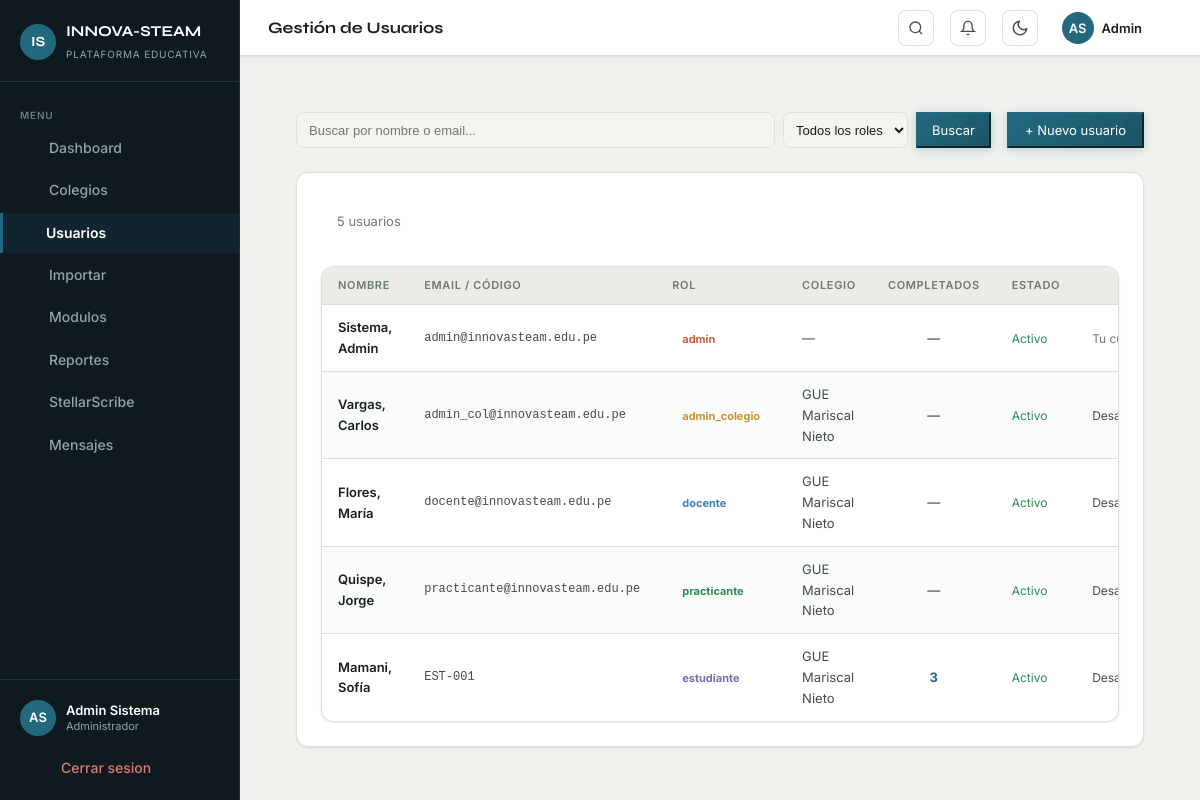
The app's page /admin/usuarios.php (signed in) with its own data.
### tables this page shows
CREATE TABLE usuarios (
  id              INT UNSIGNED AUTO_INCREMENT PRIMARY KEY,
  nombre          VARCHAR(100) NOT NULL,
  apellido        VARCHAR(100) NOT NULL,
  email           VARCHAR(180) UNIQUE,
  codigo_acceso   VARCHAR(30)  UNIQUE,
  password_hash   VARCHAR(255) NOT NULL,
  rol             ENUM('admin','admin_colegio','docente','practicante','estudiante') NOT NULL,
  colegio_id      INT UNSIGNED,
  universidad     VARCHAR(200),
  telefono_tutor  VARCHAR(30),
  activo          TINYINT(1)   NOT NULL DEFAULT 1,
  created_at      TIMESTAMP    NOT NULL DEFAULT CURRENT_TIMESTAMP,
  CONSTRAINT fk_usuarios_colegio FOREIGN KEY (colegio_id) REFERENCES colegios(id) ON DELETE SET NULL
);

CREATE TABLE colegios (
  id          INT UNSIGNED AUTO_INCREMENT PRIMARY KEY,
  nombre      VARCHAR(200)  NOT NULL,
  distrito    VARCHAR(100)  NOT NULL,
  ugel_codigo VARCHAR(30)   NOT NULL,
  director    VARCHAR(150),
  telefono    VARCHAR(30),
  activo      TINYINT(1)    NOT NULL DEFAULT 1,
  created_at  TIMESTAMP     NOT NULL DEFAULT CURRENT_TIMESTAMP
);

### includes/config.php (called while the page is built, shortened)
<?php
function currentUser(): array
{
    return $_SESSION['usuario'] ?? [];
}
function currentRole(): string
{
    return $_SESSION['rol'] ?? '';
}
function currentUserId(): int
{
    return (int)($_SESSION['user_id'] ?? 0);
}
function sanitize(string $val): string
{
    return htmlspecialchars(trim($val), ENT_QUOTES, 'UTF-8');
}

### admin/usuarios.php (the view, shortened to what this page needs)
<?php
require_once __DIR__ . '/../includes/config.php';
$pdo = getDB();
$q         = $_GET['q']   ?? '';
$page      = max(1, (int)($_GET['page'] ?? 1));
$perPage   = 50;
$offset    = ($page - 1) * $perPage;
$where  = '1=1';
$params = [];
$cntStmt = $pdo->prepare("SELECT COUNT(*) FROM usuarios u WHERE $where");
$cntStmt->execute($params);
$totalFiltered = (int)$cntStmt->fetchColumn();
$usuariosStmt = $pdo->prepare("
    SELECT u.*, col.nombre as colegio_nombre,
           (SELECT COUNT(*) FROM progreso_estudiante pe WHERE pe.estudiante_id=u.id AND pe.completado=1) as completados
    FROM usuarios u
    LEFT JOIN colegios col ON col.id=u.colegio_id
    WHERE $where
    ORDER BY u.rol, u.apellido, u.nombre
    LIMIT $perPage OFFSET $offset
");
$usuariosStmt->execute($params);
$usuarios = $usuariosStmt->fetchAll();
$pageTitle = 'Gestión de Usuarios';
$activeNav = 'usuarios';
require_once __DIR__ . '/../includes/header.php';
?>
<div class="page-content">
  <div style="display:flex; gap:16px; margin-bottom:24px; flex-wrap:wrap;">
    <form method="GET" style="display:flex; gap:8px; flex:1; min-width:200px;">
      <input type="search" name="q" id="buscar-usuarios" value="<?= sanitize($q) ?>" placeholder="Buscar por nombre o email..."
        style="flex:1; background:var(--bg-elevated); border:1px solid var(--bg-border); color:var(--text-primary); border-radius:8px; padding:8px 12px; font-size:13px;">
      <select id="filtro-rol" name="rol" style="background:var(--bg-elevated); border:1px solid var(--bg-border); color:var(--text-primary); border-radius:8px; padding:8px; font-size:13px;">
        <option value="">Todos los roles</option>
      </select>
      <button type="submit" class="btn-primary" style="padding:8px 14px; font-size:13px;">Buscar</button>
    </form>
    <button onclick="document.getElementById('modal-crear').style.display='flex'" class="btn-primary" style="padding:8px 16px; font-size:13px;">
      + Nuevo usuario
    </button>
  </div>
  <div class="card">
    <div class="card-header" style="padding:14px 16px">
      <span style="font-size:13px;color:var(--text-muted)">
        <?= number_format($totalFiltered) ?> usuarios
      </span>
    </div>
    <div class="table-wrapper">
      <table>
        <thead>
          <tr>
            <th>Nombre</th>
            <th>Email / Código</th>
            <th>Rol</th>
            <th>Colegio</th>
            <th style="text-align:center">Completados</th>
            <th>Estado</th>
            <th></th>
          </tr>
        </thead>
        <tbody>
          <?php
          $rColors = ['admin'=>'var(--coral)','admin_colegio'=>'var(--gold)','docente'=>'var(--blue)','practicante'=>'var(--green)','estudiante'=>'var(--purple)','apoderado'=>'var(--teal)'];
          foreach ($usuarios as $u):
          ?>
          <tr style="opacity:<?= $u['activo']?1:0.5 ?>">
            <td style="font-weight:600"><?= sanitize($u['apellido'].', '.$u['nombre']) ?></td>
            <td style="font-size:12px;color:var(--text-secondary);font-family:monospace">
              <?= sanitize($u['email'] ?? $u['codigo_acceso'] ?? '—') ?>
            </td>
            <td>
              <span style="background:<?= $rColors[$u['rol']] ?>22;color:<?= $rColors[$u['rol']] ?>;border:1px solid <?= $rColors[$u['rol']] ?>44;padding:2px 10px;border-radius:20px;font-size:11px;font-weight:700">
                <?= $u['rol'] ?>
              </span>
            </td>
            <td style="color:var(--text-secondary);font-size:13px"><?= sanitize($u['colegio_nombre'] ?? '—') ?></td>
            <td style="text-align:center;font-weight:700;color:<?= $u['rol']==='estudiante' ? 'var(--accent)' : 'var(--text-muted)' ?>">
              <?= $u['rol']==='estudiante' ? $u['completados'] : '—' ?>
            </td>
            <td><span style="color:<?= $u['activo']?'var(--success)':'var(--danger)' ?>;font-size:12px"><?= $u['activo']?'Activo':'Inactivo' ?></span></td>
            <td>
              <?php if ((int)$u['id'] === currentUserId()): ?>
                <span style="color:var(--text-muted);font-size:12px">Tu cuenta</span>
              <?php else: ?>
              <form method="POST" style="display:inline" data-no-loading
                    onsubmit="return confirm('¿Cambiar estado del usuario?')">
                <button type="submit"
                        style="background:none;border:none;padding:0;cursor:pointer;color:var(--text-secondary);font-size:12px;font-family:inherit">
                  <?= $u['activo'] ? 'Desactivar' : 'Activar' ?>
                </button>
              </form>
              <?php endif; ?>
            </td>
          </tr>
          <?php endforeach; ?>
        </tbody>
      </table>
    </div>
  </div>
</div>
<?php require_once __DIR__ . '/../includes/footer.php'; ?>

### includes/header.php (shortened to what this page needs)
<?php
$user     = currentUser();
$rol      = currentRole();
$initials = strtoupper(substr($user['nombre'] ?? 'U', 0, 1) . substr($user['apellido'] ?? '', 0, 1));
$rolLabel = match ($rol) {
    'admin'         => 'Administrador',
    'admin_colegio' => 'Director',
    'docente'       => 'Docente',
    'practicante'   => 'Practicante',
    'estudiante'    => 'Estudiante',
    'apoderado'     => 'Apoderado',
    default         => ucfirst($rol),
};
?>
<!DOCTYPE html>
<html lang="es">
<head>
  <link rel="stylesheet" href="<?= BASE_URL ?>/assets/css/stellar.css"/>
  <link rel="stylesheet" href="<?= BASE_URL ?>/assets/css/sidebar.css"/>
  <link rel="stylesheet" href="<?= BASE_URL ?>/assets/css/motion.css"/>
</head>
<body>
<div class="layout">
  <aside class="sidebar" id="sidebar">
    <div class="sidebar-brand">
      <div class="brand-mark">IS</div>
      <div class="brand-text">
        <span class="brand-name">INNOVA-STEAM</span>
        <span class="brand-sub">Plataforma Educativa</span>
      </div>
    </div>
    <nav class="sidebar-nav">
      <span class="nav-section-label">Menu</span>
      <?php foreach ($navItems as $item): ?>
      <a href="<?= $item['href'] ?>"
         class="nav-item <?= $activeNav === $item['key'] ? 'active' : '' ?>">
        <i data-lucide="<?= $item['icon'] ?>"></i>
        <span><?= $item['label'] ?></span>
      </a>
      <?php endforeach; ?>
    </nav>
    <div class="sidebar-footer">
      <div class="sidebar-user">
        <div class="user-avatar"><?= $initials ?></div>
        <div class="user-info">
          <p class="user-name"><?= sanitize(trim(($user['nombre'] ?? '') . ' ' . ($user['apellido'] ?? ''))) ?></p>
          <p class="user-role"><?= $rolLabel ?></p>
        </div>
      </div>
      <a href="<?= BASE_URL ?>/logout.php" class="nav-item nav-item-danger">
        <i data-lucide="log-out"></i>
        <span>Cerrar sesion</span>
      </a>
    </div>
  </aside>
  <div class="main-content" id="main-content">
    <header class="topbar" x-data="{ userOpen: false, notifOpen: false, notifCount: 0, notifs: [] }"
            x-init="
              fetch('<?= BASE_URL ?>/api/notificaciones.php?action=list')
                .then(r=>r.json()).then(d=>{notifCount=d.unread||0;notifs=d.items||[]})
                .catch(()=>{});
            ">
      <h1 class="topbar-title"><?= sanitize($pageTitle) ?></h1>
      <button onclick="openSearch()" class="topbar-icon-btn" title="Buscar (Ctrl+K)" aria-label="Buscar" style="margin-left:auto">
        <svg xmlns="http://www.w3.org/2000/svg" width="16" height="16" viewBox="0 0 24 24" fill="none" stroke="currentColor" stroke-width="2"><circle cx="11" cy="11" r="8"/><line x1="21" y1="21" x2="16.65" y2="16.65"/></svg>
      </button>
      <div style="position:relative" x-data>
        <button @click="notifOpen = !notifOpen" @click.away="notifOpen = false"
                class="topbar-icon-btn" title="Notificaciones" aria-label="Notificaciones" style="position:relative">
          <svg xmlns="http://www.w3.org/2000/svg" width="16" height="16" viewBox="0 0 24 24" fill="none" stroke="currentColor" stroke-width="2"><path d="M18 8A6 6 0 0 0 6 8c0 7-3 9-3 9h18s-3-2-3-9"/><path d="M13.73 21a2 2 0 0 1-3.46 0"/></svg>
        </button>
      </div>
      <button id="theme-toggle" onclick="toggleTheme()" class="topbar-icon-btn" title="Modo oscuro/claro" aria-label="Cambiar tema">
        <svg class="theme-icon-moon" xmlns="http://www.w3.org/2000/svg" width="18" height="18" viewBox="0 0 24 24" fill="none" stroke="currentColor" stroke-width="2" stroke-linecap="round" stroke-linejoin="round"><path d="M21 12.79A9 9 0 1 1 11.21 3 7 7 0 0 0 21 12.79z"/></svg>
      </button>
      <div class="topbar-actions" style="position:relative">
        <button @click="userOpen = !userOpen" @click.away="userOpen = false"
                class="topbar-user-btn" style="display:flex;align-items:center;gap:8px;background:transparent;border:none;cursor:pointer;padding:4px 8px;border-radius:8px;transition:background .15s"
                :style="{ background: userOpen ? 'var(--bg-hover)' : '' }">
          <div class="user-avatar" style="width:32px;height:32px;font-size:13px"><?= $initials ?></div>
          <span style="font-size:13px;font-weight:600;color:var(--text-primary);max-width:120px;white-space:nowrap;overflow:hidden;text-overflow:ellipsis"><?= sanitize($user['nombre'] ?? '') ?></span>
          <i data-lucide="chevron-down" style="width:14px;height:14px;color:var(--text-muted);transition:transform .2s" :style="{ transform: userOpen ? 'rotate(180deg)' : '' }"></i>
        </button>
      </div>
    </header>
    <main class="page-content" id="contenido" tabindex="-1">

### assets/css/sidebar.css (style rules this page uses)
.layout { min-height: 100vh; }
.sidebar { position: fixed; left: 0; top: 0; bottom: 0; width: var(--sidebar-width); background: var(--sidebar-bg, #0F1A20); border-right: 1px solid var(--sidebar-border, #223039); display: flex; flex-direction: column; z-index: 100; overflow-y: auto; transition: transform 0.25s ease; }
.sidebar-brand { padding: 20px 20px 16px; display: flex; align-items: center; gap: 10px; border-bottom: 1px solid var(--sidebar-border, #223039); flex-shrink: 0; text-decoration: none; }
.brand-mark { width: 36px; height: 36px; border-radius: 50%; background: var(--accent, var(--accent)); color: #ffffff; font-family: 'Syne', sans-serif; font-weight: 700; font-size: 14px; display: flex; align-items: center; justify-content: center; flex-shrink: 0; user-select: none; letter-spacing: -0.01em; }
.brand-name { font-family: 'Syne', sans-serif; font-weight: 700; font-size: 15px; color: #ffffff; line-height: 1.2; }
.brand-sub { font-size: 10px; color: var(--sidebar-text, #93A6A0); text-transform: uppercase; letter-spacing: 0.08em; line-height: 1.4; margin-top: 1px; }
.sidebar-nav { flex: 1; padding: 12px 0; display: flex; flex-direction: column; gap: 2px; }
.nav-section-label { padding: 16px 20px 6px; font-size: 10px; font-weight: 600; color: #6B7F78; text-transform: uppercase; letter-spacing: 0.08em; line-height: 1; }
.nav-item { display: flex; align-items: center; gap: 10px; padding: 9px 20px; font-size: 14px; font-weight: 500; color: var(--sidebar-text, #93A6A0); text-decoration: none; cursor: pointer; border: none; border-left: 3px solid transparent; background: transparent; width: 100%; text-align: left; transition: background 0.15s ease, color 0.15s ease, border-left-color 0.15s ease; white-space: nowrap; overflow: hidden; text-overflow: ellipsis; flex-shrink: 0; }
.nav-item i, .nav-item svg, .nav-item .nav-icon { width: 16px; height: 16px; flex-shrink: 0; opacity: 0.8; }
.nav-item.active { background: rgba(35, 105, 126, .15); color: #ffffff; border-left-color: var(--accent); padding-left: 17px; font-weight: 600; }
.nav-item.active i, .nav-item.active svg, .nav-item.active .nav-icon { opacity: 1; }
.nav-item-danger { color: #E0796F; }
.sidebar-footer { padding: 12px; border-top: 1px solid var(--sidebar-border, #223039); margin-top: auto; flex-shrink: 0; }
.sidebar-user { display: flex; align-items: center; gap: 10px; padding: 8px 8px 12px; text-decoration: none; cursor: default; }
.sidebar-user .user-avatar { width: 36px; height: 36px; border-radius: 50%; background: var(--accent, var(--accent)); color: #ffffff; display: flex; align-items: center; justify-content: center; font-weight: 600; font-size: 13px; flex-shrink: 0; user-select: none; text-transform: uppercase; }
.user-name { font-size: 13px; font-weight: 600; color: #ffffff; max-width: 120px; overflow: hidden; text-overflow: ellipsis; white-space: nowrap; line-height: 1.3; }
.user-role { font-size: 11px; color: var(--sidebar-text, #93A6A0); line-height: 1.3; overflow: hidden; text-overflow: ellipsis; white-space: nowrap; }
.main-content { margin-left: var(--sidebar-width); min-height: 100vh; display: flex; flex-direction: column; background: var(--bg-page, #EFF1ED); min-width: 0; }
.topbar { background: var(--bg-surface); border-bottom: 1px solid var(--bg-border, #DCE1D9); padding: 0 28px; height: 56px; display: flex; align-items: center; gap: 16px; position: sticky; top: 0; z-index: 50; box-shadow: var(--shadow-sm, 0 1px 3px rgba(17,34,30,.06)); flex-shrink: 0; }
.topbar-title { font-family: 'Syne', sans-serif; font-size: 16px; font-weight: 700; color: var(--text-primary, #0F1A20); flex: 1; white-space: nowrap; overflow: hidden; text-overflow: ellipsis; }
.page-content { padding: 28px; flex: 1; max-width: 1200px; }
.topbar-icon-btn { display: flex; align-items: center; justify-content: center; width: 36px; height: 36px; background: transparent; border: 1px solid var(--bg-border, #DCE1D9); border-radius: var(--radius-sm, 8px); color: var(--text-secondary, #3F4F48); cursor: pointer; flex-shrink: 0; transition: background .15s ease, color .15s ease, border-color .15s ease; }

### records on screen
usuarios: initials "AS", nombre+apellido "Admin Sistema", nombre "Admin", apellido+nombre "Sistema, Admin", email "admin@innovasteam.edu.pe", rol "admin", colegio_nombre "—", activo "Activo", shows "Tu…"
usuarios: apellido+nombre "Vargas, Carlos", email "admin_col@innovasteam.edu.pe", rol "admin_colegio", colegio.nombre "GUE Mariscal Nieto", activo "Activo"
usuarios: apellido+nombre "Flores, María", email "docente@innovasteam.edu.pe", rol "docente", colegio.nombre "GUE Mariscal Nieto", activo "Activo"
usuarios: apellido+nombre "Quispe, Jorge", email "practicante@innovasteam.edu.pe", rol "practicante", colegio.nombre "GUE Mariscal Nieto", activo "Activo"
usuarios: apellido+nombre "Mamani, Sofía", codigo_acceso "EST-001", rol "estudiante", colegio.nombre "GUE Mariscal Nieto", completados "3", activo "Activo"

### other values on screen
$item['label'] "Dashboard"
$item['label'] "Colegios"
$item['label'] "Usuarios"
$item['label'] "Importar"
$item['label'] "Modulos"
$item['label'] "Reportes"
$item['label'] "StellarScribe"
$item['label'] "Mensajes"
$rolLabel "Administrador"
$pageTitle "Gestión de Usuarios"
$totalFiltered "5"
